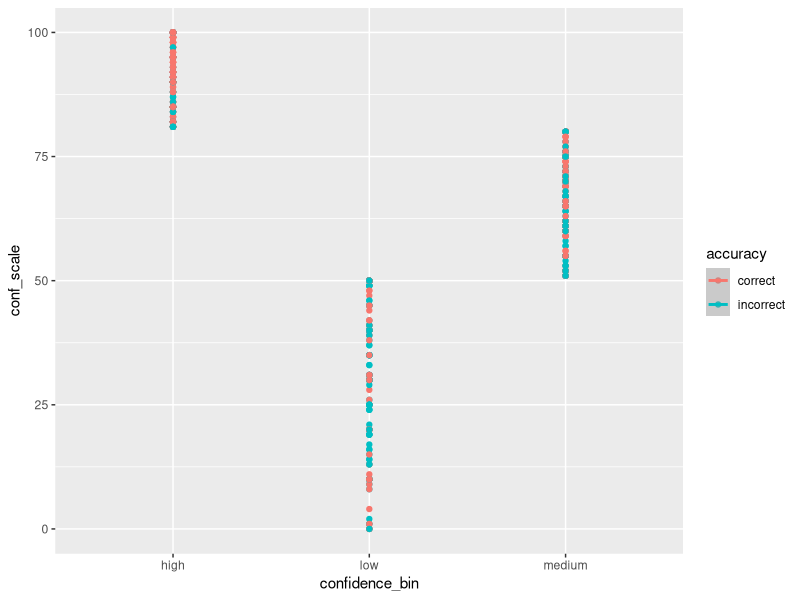

R code for this plot:
## ---- chunk 1
library(tidyverse)
library(readr)
## ---- chunk 2
conf_data <- read_csv("cleaned_data/conf_dely_clean.csv")
## ---- chunk 3
conf_data %>% 
  ggplot(aes(x = confidence_bin, y = conf_scale, colour = accuracy)) + 
  geom_point() +
  geom_smooth()
  
